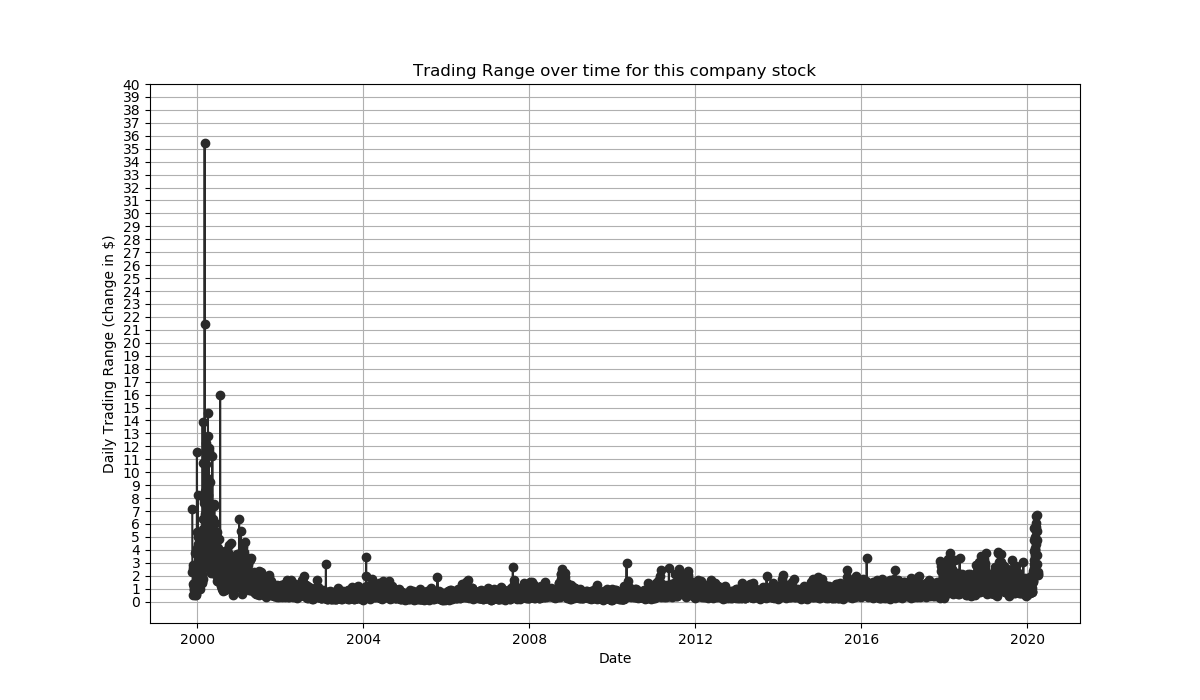

The Python source for this figure:
import matplotlib
matplotlib.use("Agg")
import matplotlib.pyplot as plt
from datetime import datetime
#Lists to store dates and the corresponding price ranges
dates = []
priceRange = []
#Reading the output file containing trading range data
with open("RangeOutput/part-r-00000", "r") as file:
    for line in file:
        #Check if the line contains trading range data
        if line.startswith("Trading Range for: "):
            #Split the line to extract date and trading range
            parts = line.strip().split()
            date = parts[3]
            rangedata = float(parts[4])
            #Parse the date String into a datetime object
            date = datetime.strptime(date, "%Y-%m-%d")
            #Append date and trading range to their respective lists
            dates.append(date)
            priceRange.append(rangedata)
#Creating a plot
plt.figure(figsize=(12, 7))
#Plot the trading range over time
plt.plot(dates, priceRange, color="#2a2a2a", marker="o", linestyle="-")
#Add title and labels to the plot
plt.title("Trading Range over time for this company stock")
plt.xlabel("Date")
plt.ylabel("Daily Trading Range (change in $)")
#Setting the y-axis ticks
plt.yticks(range(0, 41)) 
plt.grid(True)
#Save the plot
plt.savefig("tradingrange.png")
